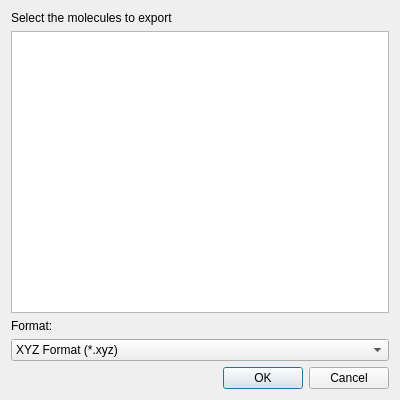
<?xml version="1.0" encoding="UTF-8"?>
<ui version="4.0">
 <class>ExportDialog</class>
 <widget class="QDialog" name="ExportDialog">
  <property name="geometry">
   <rect>
    <x>0</x>
    <y>0</y>
    <width>400</width>
    <height>400</height>
   </rect>
  </property>
  <property name="windowTitle">
   <string>Export Molecule</string>
  </property>
  <layout class="QVBoxLayout" name="verticalLayout">
   <item>
    <widget class="QLabel" name="label">
     <property name="text">
      <string>Select the molecules to export</string>
     </property>
    </widget>
   </item>
   <item>
    <widget class="QListWidget" name="molExportList"/>
   </item>
   <item>
    <widget class="QLabel" name="label_2">
     <property name="text">
      <string>Format:</string>
     </property>
    </widget>
   </item>
   <item>
    <widget class="QComboBox" name="formatSelector">
     <item>
      <property name="text">
       <string>XYZ Format (*.xyz)</string>
      </property>
     </item>
     <item>
      <property name="text">
       <string>Chemical JSON Format (*.cjson)</string>
      </property>
     </item>
     <item>
      <property name="text">
       <string>Chemical Markup Language (*.cml)</string>
      </property>
     </item>
     <item>
      <property name="text">
       <string>MDL Molfile (*.mol)</string>
      </property>
     </item>
     <item>
      <property name="text">
       <string>Structure-Data-File (*.sdf)</string>
      </property>
     </item>
     <item>
      <property name="text">
       <string>MOL2 Format (*.mol2)</string>
      </property>
     </item>
     <item>
      <property name="text">
       <string>YXYZ Format (*.txyz)</string>
      </property>
     </item>
    </widget>
   </item>
   <item>
    <widget class="QDialogButtonBox" name="buttonBox">
     <property name="orientation">
      <enum>Qt::Horizontal</enum>
     </property>
     <property name="standardButtons">
      <set>QDialogButtonBox::Cancel|QDialogButtonBox::Ok</set>
     </property>
    </widget>
   </item>
  </layout>
 </widget>
 <resources/>
 <connections>
  <connection>
   <sender>buttonBox</sender>
   <signal>accepted()</signal>
   <receiver>ExportDialog</receiver>
   <slot>accept()</slot>
   <hints>
    <hint type="sourcelabel">
     <x>248</x>
     <y>254</y>
    </hint>
    <hint type="destinationlabel">
     <x>157</x>
     <y>274</y>
    </hint>
   </hints>
  </connection>
  <connection>
   <sender>buttonBox</sender>
   <signal>rejected()</signal>
   <receiver>ExportDialog</receiver>
   <slot>reject()</slot>
   <hints>
    <hint type="sourcelabel">
     <x>316</x>
     <y>260</y>
    </hint>
    <hint type="destinationlabel">
     <x>286</x>
     <y>274</y>
    </hint>
   </hints>
  </connection>
 </connections>
</ui>
